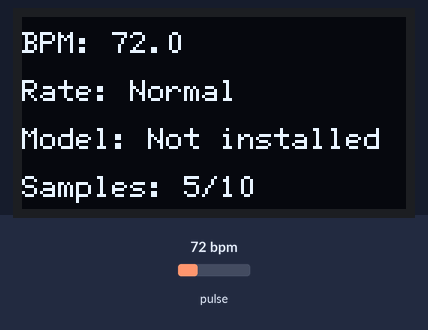
Bench run of a program on a simulated ESP32. Parts: 128×64 one-colour display. Inputs (shaded band) come from the test bench; at power-on: pulse 72 bpm. What the program prints to the serial monitor is not drawn.

Above: at 3.1 s.
3.7 s: pulse set to 62 bpm
At 4.4 s:
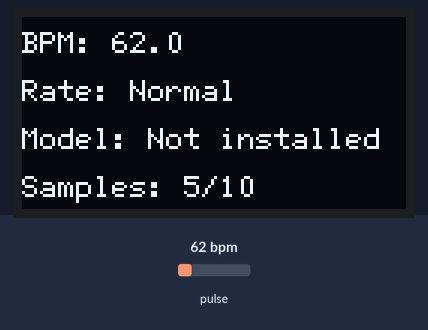
6.0 s: pulse set to 57 bpm
At 6.77 s:
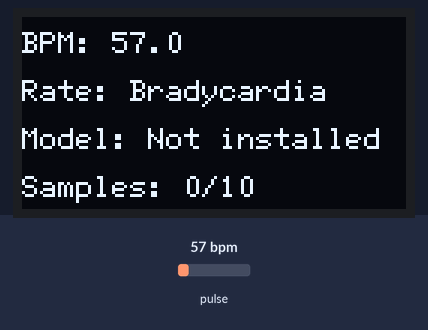
9.0 s: pulse set to 130 bpm
At 9.9 s:
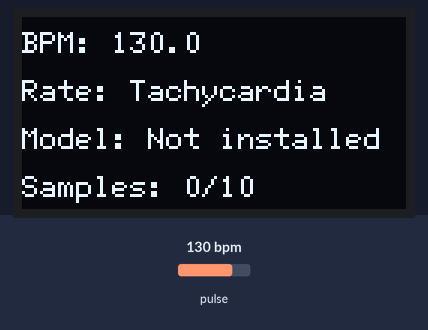
Timing chart, 0 to 12.0 s (numbered marks = the images above; inputs shaded):
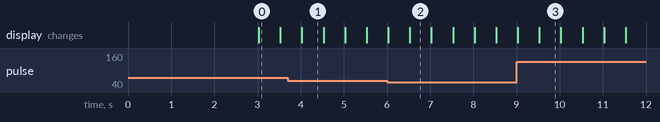

Measured:
- the behaviour switches between 60 and 59 bpm on pulse (found by bisection; images 1 and 2)
- after the input at 3.7 s, the display: changes after 0.33 s (image 1)
- after the input at 6.0 s, the display: first differs from a run without the input after 0.53 s (image 2)
- after the input at 9.0 s, the display: first differs from a run without the input after 0.53 s (image 3)
- what the display in image 0 shows lasts 0.5 s, from 3.0 s to 3.5 s

The program:

main.cpp
```cpp
#include <Arduino.h>
#include <cstdio>
#include <Wire.h>
#include <U8g2lib.h>
#include <MAX30100_PulseOximeter.h>

// Install the complete Edge Impulse export under firmware/lib to enable inference.
#if __has_include(<arrhythmia_inferencing.h>)
#include <arrhythmia_inferencing.h>
#define HAS_EDGE_IMPULSE_MODEL 1
#else
#define HAS_EDGE_IMPULSE_MODEL 0
#endif

namespace {

constexpr uint8_t kSdaPin = 21;
constexpr uint8_t kSclPin = 22;
constexpr uint32_t kSerialBaud = 115200;
constexpr uint32_t kSampleIntervalMs = 100;
constexpr uint32_t kDisplayIntervalMs = 500;
constexpr uint32_t kSensorRetryIntervalMs = 3000;
constexpr float kMinimumBpm = 30.0F;
constexpr float kMaximumBpm = 220.0F;

#if HAS_EDGE_IMPULSE_MODEL
constexpr size_t kWindowSize = EI_CLASSIFIER_DSP_INPUT_FRAME_SIZE;
#else
constexpr size_t kWindowSize = 10;
#endif

static_assert(kWindowSize > 0, "The inference input window must not be empty.");

PulseOximeter pox;
U8G2_SH1106_128X64_NONAME_F_HW_I2C display(U8G2_R0, U8X8_PIN_NONE);

float bpmWindow[kWindowSize] = {};
size_t sampleIndex = 0;
float currentBpm = 0.0F;
float modelConfidence = 0.0F;
char modelLabel[24] = "Not installed";
bool sensorReady = false;
volatile bool beatSeen = false;
uint32_t lastSampleMs = 0;
uint32_t lastDisplayMs = 0;
uint32_t lastSensorAttemptMs = 0;

void onBeatDetected() {
  beatSeen = true;
}

const char *rateCategory(float bpm) {
  if (bpm < kMinimumBpm || bpm > kMaximumBpm) {
    return "No reading";
  }
  if (bpm < 60.0F) {
    return "Bradycardia";
  }
  if (bpm <= 100.0F) {
    return "Normal";
  }
  return "Tachycardia";
}

void drawLine(uint8_t y, const char *text) {
  display.drawStr(0, y, text);
}

void renderDisplay() {
  char line[32];
  display.clearBuffer();
  display.setFont(u8g2_font_6x12_tf);

  if (!sensorReady) {
    drawLine(12, "MAX30100 not found");
    drawLine(28, "Check SDA/SCL/power");
    drawLine(44, "Retrying...");
    display.sendBuffer();
    return;
  }

  snprintf(line, sizeof(line), "BPM: %.1f", currentBpm);
  drawLine(12, line);
  snprintf(line, sizeof(line), "Rate: %s", rateCategory(currentBpm));
  drawLine(28, line);
  snprintf(line, sizeof(line), "Model: %s", modelLabel);
  drawLine(44, line);
#if HAS_EDGE_IMPULSE_MODEL
  snprintf(line, sizeof(line), "Confidence: %.1f%%", modelConfidence * 100.0F);
#else
  snprintf(line, sizeof(line), "Samples: %u/%u",
           static_cast<unsigned>(sampleIndex),
           static_cast<unsigned>(kWindowSize));
#endif
  drawLine(60, line);
  display.sendBuffer();
}

#if HAS_EDGE_IMPULSE_MODEL
int getSignalData(size_t offset, size_t length, float *outPtr) {
  if (offset + length > kWindowSize) {
    return -1;
  }
  for (size_t i = 0; i < length; ++i) {
    outPtr[i] = bpmWindow[offset + i];
  }
  return 0;
}

void runModel() {
  signal_t signal;
  signal.total_length = kWindowSize;
  signal.get_data = getSignalData;

  ei_impulse_result_t result = {};
  const EI_IMPULSE_ERROR error = run_classifier(&signal, &result, false);
  if (error != EI_IMPULSE_OK) {
    snprintf(modelLabel, sizeof(modelLabel), "Error %d", static_cast<int>(error));
    modelConfidence = 0.0F;
    Serial.printf("Inference failed: %d\n", static_cast<int>(error));
    return;
  }

  size_t bestIndex = 0;
  for (size_t i = 1; i < EI_CLASSIFIER_LABEL_COUNT; ++i) {
    if (result.classification[i].value > result.classification[bestIndex].value) {
      bestIndex = i;
    }
  }

  snprintf(modelLabel, sizeof(modelLabel), "%s",
           result.classification[bestIndex].label);
  modelConfidence = result.classification[bestIndex].value;
  Serial.printf("Model: %s | confidence: %.2f%%\n",
                modelLabel, modelConfidence * 100.0F);
}
#else
void runModel() {
  // The transparent range result remains available until a model is installed.
}
#endif

void addBpmSample(float bpm) {
  if (bpm < kMinimumBpm || bpm > kMaximumBpm) {
    return;
  }

  bpmWindow[sampleIndex++] = bpm;
  if (sampleIndex == kWindowSize) {
    runModel();
    sampleIndex = 0;
  }
}

bool startSensor() {
  if (!pox.begin()) {
    return false;
  }
  pox.setIRLedCurrent(MAX30100_LED_CURR_7_6MA);
  pox.setOnBeatDetectedCallback(onBeatDetected);
  return true;
}

}  // namespace

void setup() {
  Serial.begin(kSerialBaud);
  Wire.begin(kSdaPin, kSclPin);
  display.begin();
  display.setContrast(180);

  Serial.println("ESP32 heart-rate classification prototype");
  Serial.println("Educational use only - not a medical diagnostic device.");
#if HAS_EDGE_IMPULSE_MODEL
  Serial.printf("Edge Impulse model found; input size: %u\n",
                static_cast<unsigned>(kWindowSize));
#else
  Serial.println("Edge Impulse model not installed; using BPM ranges only.");
#endif

  sensorReady = startSensor();
  lastSensorAttemptMs = millis();
  renderDisplay();
}

void loop() {
  const uint32_t now = millis();

  if (!sensorReady) {
    if (now - lastSensorAttemptMs >= kSensorRetryIntervalMs) {
      lastSensorAttemptMs = now;
      sensorReady = startSensor();
      Serial.println(sensorReady ? "MAX30100 initialized." : "MAX30100 retry failed.");
      renderDisplay();
    }
    return;
  }

  // The MAX30100 library must be serviced as frequently as possible.
  pox.update();

  if (now - lastSampleMs >= kSampleIntervalMs) {
    lastSampleMs = now;
    const float reading = pox.getHeartRate();
    if (reading >= kMinimumBpm && reading <= kMaximumBpm) {
      currentBpm = reading;
      addBpmSample(reading);
    }
  }

  if (beatSeen) {
    beatSeen = false;
    Serial.println("Beat detected");
  }

  if (now - lastDisplayMs >= kDisplayIntervalMs) {
    lastDisplayMs = now;
    Serial.printf("BPM: %.1f | rate category: %s\n",
                  currentBpm, rateCategory(currentBpm));
    renderDisplay();
  }
}
```
